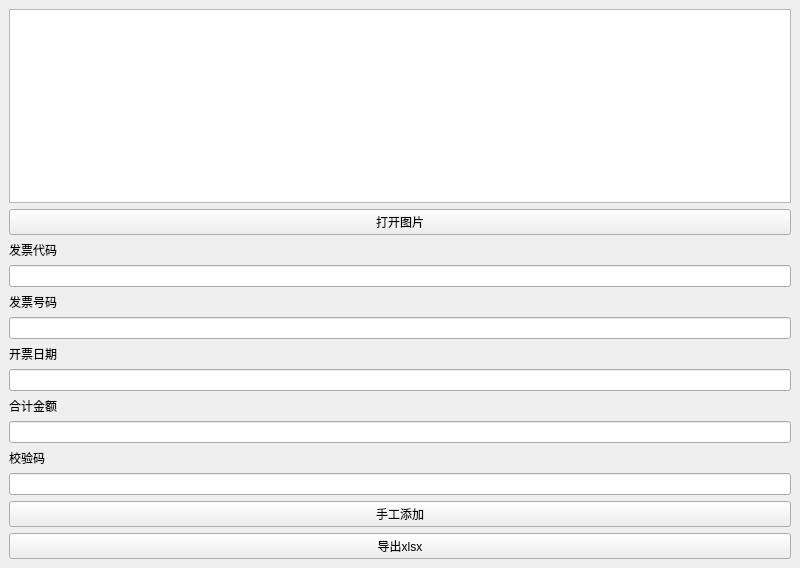
<?xml version="1.0" encoding="UTF-8"?>
<ui version="4.0">
 <class>MainWindow</class>
 <widget class="QMainWindow" name="MainWindow">
  <property name="geometry">
   <rect>
    <x>0</x>
    <y>0</y>
    <width>800</width>
    <height>568</height>
   </rect>
  </property>
  <property name="windowTitle">
   <string>MainWindow</string>
  </property>
  <widget class="QWidget" name="centralwidget">
   <layout class="QVBoxLayout" name="verticalLayout">
    <item>
     <widget class="QTableView" name="tv_Invoices"/>
    </item>
    <item>
     <widget class="QPushButton" name="btn_Open">
      <property name="text">
       <string>打开图片</string>
      </property>
     </widget>
    </item>
    <item>
     <widget class="QLabel" name="lbl_InvoiceCode">
      <property name="text">
       <string>发票代码</string>
      </property>
     </widget>
    </item>
    <item>
     <widget class="QLineEdit" name="le_InvoiceCode"/>
    </item>
    <item>
     <widget class="QLabel" name="lbl_InvoiceNumber">
      <property name="text">
       <string>发票号码</string>
      </property>
     </widget>
    </item>
    <item>
     <widget class="QLineEdit" name="le_InvoiceNumber"/>
    </item>
    <item>
     <widget class="QLabel" name="lbl_BillingDate">
      <property name="text">
       <string>开票日期</string>
      </property>
     </widget>
    </item>
    <item>
     <widget class="QLineEdit" name="le_BillingDate"/>
    </item>
    <item>
     <widget class="QLabel" name="lbl_TotalAmount">
      <property name="text">
       <string>合计金额</string>
      </property>
     </widget>
    </item>
    <item>
     <widget class="QLineEdit" name="le_TotalAmount"/>
    </item>
    <item>
     <widget class="QLabel" name="lbl_CheckCode">
      <property name="text">
       <string>校验码</string>
      </property>
     </widget>
    </item>
    <item>
     <widget class="QLineEdit" name="le_CheckCode"/>
    </item>
    <item>
     <widget class="QPushButton" name="btn_Add">
      <property name="text">
       <string>手工添加</string>
      </property>
     </widget>
    </item>
    <item>
     <widget class="QPushButton" name="btn_Export">
      <property name="text">
       <string>导出xlsx</string>
      </property>
     </widget>
    </item>
   </layout>
  </widget>
 </widget>
 <resources/>
 <connections/>
</ui>
